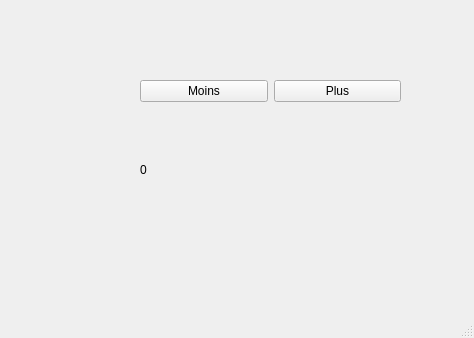
<?xml version="1.0" encoding="UTF-8"?>
<ui version="4.0">
 <class>MainWindow</class>
 <widget class="QMainWindow" name="MainWindow">
  <property name="geometry">
   <rect>
    <x>0</x>
    <y>0</y>
    <width>474</width>
    <height>338</height>
   </rect>
  </property>
  <property name="windowTitle">
   <string>Super Fenêtre</string>
  </property>
  <widget class="QWidget" name="centralwidget">
   <widget class="QWidget" name="gridLayoutWidget">
    <property name="geometry">
     <rect>
      <x>140</x>
      <y>80</y>
      <width>261</width>
      <height>151</height>
     </rect>
    </property>
    <layout class="QGridLayout" name="gridLayout">
     <item row="0" column="0">
      <widget class="QPushButton" name="btnMoins">
       <property name="text">
        <string>Moins</string>
       </property>
      </widget>
     </item>
     <item row="0" column="1">
      <widget class="QPushButton" name="btnPlus">
       <property name="text">
        <string>Plus</string>
       </property>
      </widget>
     </item>
     <item row="1" column="0" colspan="2">
      <widget class="QLabel" name="lblAffichage">
       <property name="text">
        <string>0</string>
       </property>
      </widget>
     </item>
    </layout>
   </widget>
  </widget>
  <widget class="QMenuBar" name="menubar">
   <property name="geometry">
    <rect>
     <x>0</x>
     <y>0</y>
     <width>474</width>
     <height>22</height>
    </rect>
   </property>
  </widget>
  <widget class="QStatusBar" name="statusbar"/>
 </widget>
 <resources/>
 <connections/>
</ui>
